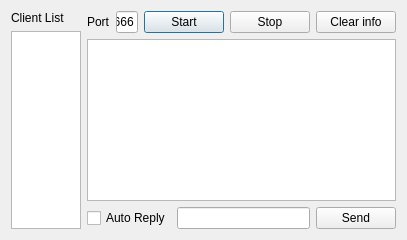
<?xml version="1.0" encoding="UTF-8"?>
<ui version="4.0">
 <class>Dialog</class>
 <widget class="QDialog" name="Dialog">
  <property name="geometry">
   <rect>
    <x>0</x>
    <y>0</y>
    <width>388</width>
    <height>240</height>
   </rect>
  </property>
  <property name="windowTitle">
   <string>Dialog</string>
  </property>
  <layout class="QHBoxLayout" name="horizontalLayout_4">
   <item>
    <layout class="QHBoxLayout" name="horizontalLayout_3">
     <item>
      <layout class="QVBoxLayout" name="verticalLayout_2">
       <item>
        <widget class="QLabel" name="label">
         <property name="text">
          <string>Client List</string>
         </property>
        </widget>
       </item>
       <item>
        <widget class="QListWidget" name="listWidget_client"/>
       </item>
      </layout>
     </item>
     <item>
      <layout class="QVBoxLayout" name="verticalLayout">
       <item>
        <layout class="QHBoxLayout" name="horizontalLayout_2">
         <item>
          <widget class="QLabel" name="label_2">
           <property name="text">
            <string>Port</string>
           </property>
          </widget>
         </item>
         <item>
          <widget class="QLineEdit" name="lineEdit_port">
           <property name="text">
            <string>6666</string>
           </property>
          </widget>
         </item>
         <item>
          <widget class="QPushButton" name="pushButton_start">
           <property name="text">
            <string>Start</string>
           </property>
          </widget>
         </item>
         <item>
          <widget class="QPushButton" name="pushButton_stop">
           <property name="text">
            <string>Stop</string>
           </property>
          </widget>
         </item>
         <item>
          <widget class="QPushButton" name="pushButton_clear_info">
           <property name="text">
            <string>Clear info</string>
           </property>
          </widget>
         </item>
        </layout>
       </item>
       <item>
        <widget class="QPlainTextEdit" name="plainTextEdit_info"/>
       </item>
       <item>
        <layout class="QHBoxLayout" name="horizontalLayout">
         <item>
          <widget class="QCheckBox" name="checkBox">
           <property name="text">
            <string>Auto Reply</string>
           </property>
          </widget>
         </item>
         <item>
          <widget class="QLineEdit" name="lineEdit_send"/>
         </item>
         <item>
          <widget class="QPushButton" name="pushButton_send">
           <property name="text">
            <string>Send</string>
           </property>
          </widget>
         </item>
        </layout>
       </item>
      </layout>
     </item>
    </layout>
   </item>
  </layout>
 </widget>
 <layoutdefault spacing="6" margin="11"/>
 <resources/>
 <connections/>
</ui>
